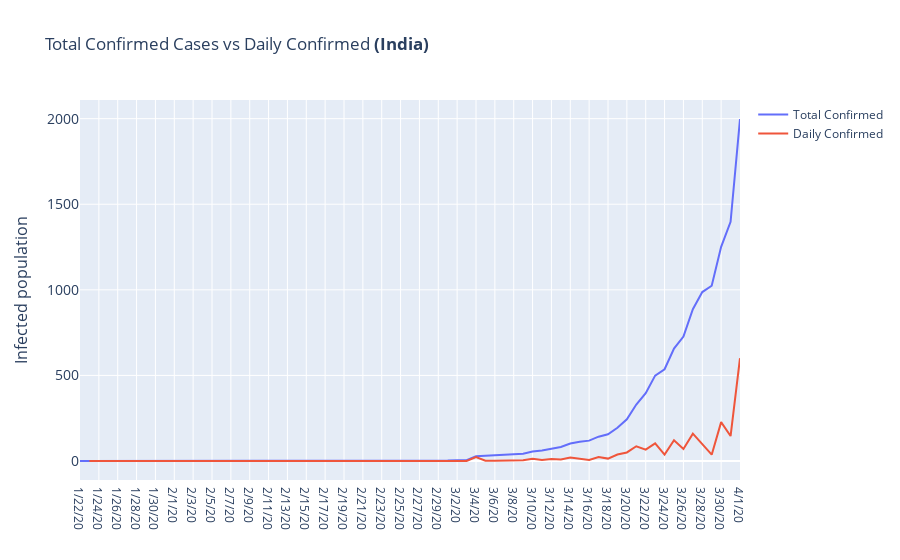

Notebook code cell kept with this figure:
### Markdown cell above
## Total Confirmed Cases vs Daily Confirmed

### Code cell
fig = go.Figure()
x = []

fig.add_trace(go.Scatter(x=india_cumulative_pd.columns.values[2:],
                         y=india_cumulative_pd.iloc[0].values[2:] ,
                         mode='lines',
                         name='Total Confirmed'))
fig.add_trace(go.Scatter(x=india_pd.columns.values,
                         y=india_pd.iloc[0].values,
                         mode='lines',
                         name='Daily Confirmed'))

fig.update_layout(
        title='Total Confirmed Cases vs Daily Confirmed <b>(India)</b>',
        yaxis=dict(
        title='Infected population',
        titlefont_size=16,
        tickfont_size=14)
    )

fig.show()

### Figure 1 — Plotly figure (JSON) as saved in the notebook; plotly's stock layout.template omitted (floating-point values rounded to 4 significant figures)
{"data": [{"mode": "lines", "name": "Total Confirmed", "type": "scatter", "x": ["1/22/20", "1/23/20", "1/24/20", "1/25/20", "1/26/20", "1/27/20", "1/28/20", "1/29/20", "1/30/20", "1/31/20", "2/1/20", "2/2/20", "2/3/20", "2/4/20", "2/5/20", "2/6/20", "2/7/20", "2/8/20", "2/9/20", "2/10/20", "2/11/20", "2/12/20", "2/13/20", "2/14/20", "2/15/20", "2/16/20", "2/17/20", "2/18/20", "2/19/20", "2/20/20", "2/21/20", "2/22/20", "2/23/20", "2/24/20", "2/25/20", "2/26/20", "2/27/20", "2/28/20", "2/29/20", "3/1/20", "3/2/20", "3/3/20", "3/4/20", "3/5/20", "3/6/20", "3/7/20", "3/8/20", "3/9/20", "3/10/20", "3/11/20", "3/12/20", "3/13/20", "3/14/20", "3/15/20", "3/16/20", "3/17/20", "3/18/20", "3/19/20", "3/20/20", "3/21/20", "3/22/20", "3/23/20", "3/24/20", "3/25/20", "3/26/20", "3/27/20", "3/28/20", "3/29/20", "3/30/20", "3/31/20", "4/1/20"], "y": [0, 0, 0, 0, 0, 0, 0, 0, 1, 1, 1, 2, 3, 3, 3, 3, 3, 3, 3, 3, 3, 3, 3, 3, 3, 3, 3, 3, 3, 3, 3, 3, 3, 3, 3, 3, 3, 3, 3, 3, 5, 5, 28, 30, 31, 34, 39, 43, 56, 62, 73, 82, 102, 113, 119, 142, 156, 194, 244, 330, 396, 499, 536, 657, 727, 887, 987, 1024, 1251, 1397, 1998]}, {"mode": "lines", "name": "Daily Confirmed", "type": "scatter", "x": ["1/23/20", "1/24/20", "1/25/20", "1/26/20", "1/27/20", "1/28/20", "1/29/20", "1/30/20", "1/31/20", "2/1/20", "2/2/20", "2/3/20", "2/4/20", "2/5/20", "2/6/20", "2/7/20", "2/8/20", "2/9/20", "2/10/20", "2/11/20", "2/12/20", "2/13/20", "2/14/20", "2/15/20", "2/16/20", "2/17/20", "2/18/20", "2/19/20", "2/20/20", "2/21/20", "2/22/20", "2/23/20", "2/24/20", "2/25/20", "2/26/20", "2/27/20", "2/28/20", "2/29/20", "3/1/20", "3/2/20", "3/3/20", "3/4/20", "3/5/20", "3/6/20", "3/7/20", "3/8/20", "3/9/20", "3/10/20", "3/11/20", "3/12/20", "3/13/20", "3/14/20", "3/15/20", "3/16/20", "3/17/20", "3/18/20", "3/19/20", "3/20/20", "3/21/20", "3/22/20", "3/23/20", "3/24/20", "3/25/20", "3/26/20", "3/27/20", "3/28/20", "3/29/20", "3/30/20", "3/31/20", "4/1/20"], "y": [0, 0, 0, 0, 0, 0, 0, 1, 0, 0, 1, 1, 0, 0, 0, 0, 0, 0, 0, 0, 0, 0, 0, 0, 0, 0, 0, 0, 0, 0, 0, 0, 0, 0, 0, 0, 0, 0, 0, 2, 0, 23, 2, 1, 3, 5, 4, 13, 6, 11, 9, 20, 11, 6, 23, 14, 38, 50, 86, 66, 103, 37, 121, 70, 160, 100, 37, 227, 146, 601]}], "layout": {"title": {"text": "Total Confirmed Cases vs Daily Confirmed <b>(India)</b>"}, "yaxis": {"tickfont": {"size": 14}, "title": {"font": {"size": 16}, "text": "Infected population"}}}}
